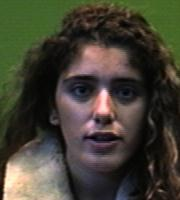
#> input picture faces94/female/9338535/9338535.11.jpg, 180 x 200 px, given in place of Bascha_P01_T03_K12_M_Adult_582_201905231743574.jpg, which was not available
$ jupyter execute --allow-errors 'Implémentation_Triplet_loss_stage2.ipynb'   (shell and % lines are left out)   (older library calls are emulated)   (text cells are left out)
#> lines starting #> are read from the running program, lines starting #| are printed output that depends on the picture; pictures that were not available may be replaced by others from this repository, and a replacement may not be noted
#> (a cell that did not finish here is left out)

[cell 2]
#!pip install git+https://github.com/tensorflow/docs

[cell 3]
#!pip install numba

#from google.colab import files
#files.upload()

[cell 4]
from google.colab import drive
drive.mount('/content/drive')
#!unzip -q /content/drive/"My Drive"/Stage/databaseAugSeg.zip
#!unzip -q /content/drive/"My Drive"/Stage/Database_newts.zip
#!unzip -q /content/drive/"My Drive"/Stage/datasetFinal.zip

[cell 5]
try:
  %tensorflow_version 2.x
except:
  pass

import tensorflow as tf
import numpy as np
import matplotlib.pyplot as plt
from tensorflow.keras import backend
from tensorflow.keras import layers
from tensorflow.keras import datasets
from tensorflow.keras import Sequential
from tensorflow.keras.preprocessing.image import save_img

from numpy import linalg as LA

import urllib

#import tensorflow_docs as tfdocs
#import tensorflow_docs.plots

import tensorflow_datasets as tfds

import PIL.Image

import matplotlib.pyplot as plt
import matplotlib as mpl
mpl.rcParams['figure.figsize'] = (12, 5)

import skimage
from skimage import measure
import numpy as np
from skimage.io import imread, imsave
import matplotlib.pyplot as plt
from skimage import transform
from skimage.transform import rotate, AffineTransform, swirl, resize
from skimage.util import random_noise
from skimage.filters import gaussian
from skimage import io, img_as_float, img_as_float64
from scipy import ndimage
from pathlib import Path

from random import random, uniform

import os
import pathlib
import shutil
import pandas as pd
import cv2
from google.colab.patches import cv2_imshow


import numba
from numba import jit

[cell 6]
tf.config.experimental.list_physical_devices('GPU')
#> (this line was passed over: tensorflow is not available in this run)

[cell 7]
from google.colab import drive
drive.mount('/content/drive')
#!cp '/content/drive/My Drive/slim.zip' slim.zip
#!unzip -q /content/drive/"My Drive"/Stage/aug_database_for_seg.zip

[cell 8]
""" the Mask RCNN has been implemented with Tensorflow 1.x
    Restart the runtime Tensorflow 2.x were imported.
"""

try:
  %tensorflow_version 1.4
except:
  pass

import tensorflow as tf
#tf.logging.set_verbosity(tf.logging.ERROR)


import os
import sys
import json
import datetime
import numpy as np
import skimage.draw

import os
import sys
import itertools
import math
import logging
import json
import re
import random
from collections import OrderedDict
import numpy as np
import matplotlib
import matplotlib.pyplot as plt
import matplotlib.patches as patches
import matplotlib.lines as lines
from matplotlib.patches import Polygon


# Root directory of the project
ROOT_DIR = os.path.abspath("/content/Mask_RCNN")

# Import Mask RCNN
sys.path.append(ROOT_DIR)  # To find local version of the library
# Root directory of the project
#ROOT_DIR = os.getcwd()
#if ROOT_DIR.endswith("samples/balloon"):
    # Go up two levels to the repo root
   # ROOT_DIR = os.path.dirname(os.path.dirname(ROOT_DIR))

# Import Mask RCNN
#sys.path.append(ROOT_DIR)

import mrcnn.utils
import mrcnn.visualize as visualize
from mrcnn.visualize import display_images
import mrcnn.model as modellib
from mrcnn.model import log

[cell 9]
""" Define useful paths and download the pretrained weights of the Mask RCNN """
# Root directory of the project
ROOT_DIR = os.path.abspath("/content/Mask_RCNN")

# Import Mask RCNN
sys.path.append(ROOT_DIR)  # To find local version of the library
from mrcnn.config import Config
from mrcnn import model as modellib, utils

# Path to trained weights file
COCO_WEIGHTS_PATH = os.path.join(ROOT_DIR, "mask_rcnn_coco.h5")

# Download COCO trained weights from Releases if needed
if not os.path.exists(COCO_WEIGHTS_PATH):
    utils.download_trained_weights(COCO_WEIGHTS_PATH)
#> (this line was passed over: mrcnn is not available in this run)


# Directory to save logs and model checkpoints, if not provided
# through the command line argument --logs
DEFAULT_LOGS_DIR = os.path.join(ROOT_DIR, "logs")

[cell 10]
############################################################
#  Configurations
############################################################


class NewtsConfig(Config):
    """Configuration for training on the toy  dataset.
    Derives from the base Config class and overrides some values.
    """
    # Give the configuration a recognizable name
    NAME = "newt"

    # We use a GPU with 12GB memory, which can fit two images.
    # Adjust down if you use a smaller GPU.
    IMAGES_PER_GPU = 2

    # Number of classes (including background)
    NUM_CLASSES = 1 + 1  # Background + newts

    # Number of training steps per epoch
    STEPS_PER_EPOCH = 100

    # Skip detections with < 90% confidence
    DETECTION_MIN_CONFIDENCE = 0.9

[cell 11]
############################################################
#  Dataset
############################################################

class NewtsDataset(utils.Dataset):

    def load_newts(self, dataset_dir, subset):
        """Load a subset of the newts dataset.
        dataset_dir: Root directory of the dataset.
        subset: Subset to load: train or val
        """
        # Add classes. We have only one class to add.
        self.add_class("newt_pattern", 1, "newt_pattern")

        # Train or validation dataset?
        #assert subset in ["train", "test"]
        #dataset_dir = os.path.join(dataset_dir, subset)

        # Load annotations
        # VGG Image Annotator (up to version 1.6) saves each image in the form:
        # { 'filename': '28503151_5b5b7ec140_b.jpg',
        #   'regions': {
        #       '0': {
        #           'region_attributes': {},
        #           'shape_attributes': {
        #               'all_points_x': [...],
        #               'all_points_y': [...],
        #               'name': 'polygon'}},
        #       ... more regions ...
        #   },
        #   'size': 100202
        # }
        # We mostly care about the x and y coordinates of each region
        # Note: In VIA 2.0, regions was changed from a dict to a list.
        #/content/images_annotated/via_export_newts.json
        annotations = json.load(open(os.path.join(dataset_dir, "via_export_newts_pattern.json")))
        annotations = list(annotations.values())  # don't need the dict keys

        # The VIA tool saves images in the JSON even if they don't have any
        # annotations. Skip unannotated images.
        annotations = [a for a in annotations if a['regions']]

        # Add images
        for a in annotations:
            # Get the x, y coordinaets of points of the polygons that make up
            # the outline of each object instance. These are stores in the
            # shape_attributes (see json format above)
            # The if condition is needed to support VIA versions 1.x and 2.x.
            if type(a['regions']) is dict:
                polygons = [r['shape_attributes'] for r in a['regions'].values()]
            else:
                polygons = [r['shape_attributes'] for r in a['regions']]

            # load_mask() needs the image size to convert polygons to masks.
            # Unfortunately, VIA doesn't include it in JSON, so we must read
            # the image. This is only managable since the dataset is tiny.
            image_path = os.path.join(dataset_dir, a['filename'])
            image = skimage.io.imread(image_path)
            height, width = image.shape[:2]

            self.add_image(
                "newt_pattern",
                image_id=a['filename'],  # use file name as a unique image id
                path=image_path,
                width=width, height=height,
                polygons=polygons)

    # [33 lines left out: functions load_mask, image_reference, not called in this run]

[cell 12]
config = NewtsConfig()
NEWTS_DIR = os.path.join(ROOT_DIR, "pattern_annotated")

[cell 13]
# Load dataset
# Get the dataset from the releases page
# https://github.com/matterport/Mask_RCNN/releases
dataset = NewtsDataset()
#dataset.load_newts(IMAGE_DIR, "train")
#> (the rest of this cell did not finish here and is left out)

#> (a cell that did not finish here is left out)

#> (a cell that did not finish here is left out)

[cell 16]
tf.compat.v1.logging.set_verbosity(tf.compat.v1.logging.ERROR)
#> (this line was passed over: tensorflow is not available in this run)

# [22 lines left out: function train, not called in this run]

#> (the rest of this cell did not finish here and is left out)

#> (a cell that did not finish here is left out)

[cell 18]
#measure.label()
def extract_image(img_path):
  """ method used to extract the greatest region in the mask output of the
  Mask RCNN.
  """
  image = skimage.io.imread(img_path, plugin='matplotlib')
  # Detect objects
  r = model.detect([image], verbose=1)[0]


  # Extract the greatest region
  try:
    labels_mask = measure.label(r['masks'])
  except ValueError:  #raised if `y` is empty.
    print('no region found.')
    return image

  # [4 lines of commented-out code are left out]
  try:
    regions = measure.regionprops(labels_mask)
  except ValueError:  #raised if `y` is empty.
    print("no region found.")
    return image
  regions.sort(key=lambda x: x.area, reverse=True)
  # [4 lines of commented-out code are left out]
  if len(regions) > 1:
    for rg in regions[1:]:
        labels_mask[rg.coords[:,0], rg.coords[:,1]] = 0


  labels_mask[labels_mask!=0] = 1
  mask = labels_mask
  #plt.imshow(np.squeeze(mask))

  if mask.shape[-1] > 0:
    # We're treating all instances as one, so collapse the mask into one layer
    mask = (np.sum(mask, -1, keepdims=True) >= 1)
    img_extracted = np.where(mask, image, 255).astype(np.uint8)
    image = img_extracted/255

  white = np.array([1, 1, 1])
  mask = np.abs(image - white).sum(axis=2) < 0.05

  # Find the bounding box of those pixels
  coords = np.array(np.nonzero(~mask))
  top_left = np.min(coords, axis=1)
  bottom_right = np.max(coords, axis=1)

  out = image[top_left[0]:bottom_right[0],
            top_left[1]:bottom_right[1]]


  # Save output
  #file_name = "newt_{:%Y%m%dT%H%M%S}.png".format(datetime.datetime.now())
  #skimage.io.imsave(file_name, img_extracted)


  return out

[cell 19]
""" Here is an example of what extract_image can do """

img_path = '/content/databaseAug/train/KM00710/Bascha_P01_T03_K12_M_Adult_582_201905231743574.jpg'
image = skimage.io.imread(img_path, plugin='matplotlib')
#> image is the input picture: shape (200, 180, 3); mean R, G, B 68, 65.1, 52.1
plt.imshow(image)
plt.show()

#> (the rest of this cell did not finish here and is left out)

[cell 20]
def random_brightness(rgb, show_result = False):
  """ Modify randomly the brightness of the input image """
  lab = skimage.color.rgb2lab(rgb)

  #plt.imshow(lab)
  brightness = uniform(-20, 20)

  #print(lab[:,:,0])
  lab[:,:,0] = lab[:,:,0] + brightness
  #print(np.max(lab[:,:,0]))
  #print(lab[:,:,0])
  rgb = skimage.color.lab2rgb(lab)
  if show_result:
    plt.imshow(rgb)
    plt.show()

  return rgb

imagePath = '/content/database/Bascha_P01_T06_K20_U_Adult_8012_20190719220609.jpg'
image = img_as_float(io.imread(imagePath))
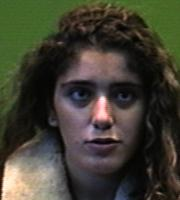
#> input picture faces94/female/9338535/9338535.13.jpg, 180 x 200 px, given in place of Bascha_P01_T06_K20_U_Adult_8012_20190719220609.jpg, which was not available
#image = image/255
#> (the rest of this cell did not finish here and is left out)

[cell 21]
def random_saturation(rgb, show_result = False):
  """ Modify randomly the saturation of the input image """
#> called with show_result = True
  hsv = skimage.color.rgb2hsv(rgb)
#> hsv: shape (200, 180, 3) float64; mean of channels 0, 1, 2 0.288, 0.314, 0.277

  #plt.imshow(hsv)
  saturation = uniform(-0.35, 0.35)

  #print(hsv[:,:,1])
  hsv[:,:,1] = hsv[:,:,1] + saturation
#> hsv: shape (200, 180, 3) float64; mean of channels 0, 1, 2 0.288, 0.555, 0.277
  #print(np.max(lab[:,:,0]))
  #print(hsv[:,:,1])
  rgb = skimage.color.hsv2rgb(hsv)
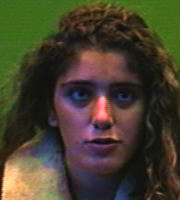
#> rgb: shape (200, 180, 3) float64; mean R, G, B 0.243, 0.216, 0.141; drawn with min black and max white

  if show_result:
    plt.imshow(rgb)
    plt.show()

  return rgb

imagePath = '/content/database/Bascha_P01_T06_K20_U_Adult_8012_20190719220609.jpg'
image = img_as_float(io.imread(imagePath))
#image = image/255
#image = img_adapteq
rgb = random_saturation(image, show_result=True)

[cell 22]
import matplotlib
import matplotlib.pyplot as plt
import numpy as np

from skimage import data, img_as_float
from skimage import exposure


matplotlib.rcParams['font.size'] = 8


def plot_img_and_hist(image, axes, bins=256):
    """Plot an image along with its histogram and cumulative histogram.

    """
    image = img_as_float(image)
    ax_img, ax_hist = axes
    ax_cdf = ax_hist.twinx()

    # Display image
    ax_img.imshow(image, cmap=plt.cm.gray)
    ax_img.set_axis_off()

    # Display histogram
    ax_hist.hist(image.ravel(), bins=bins, histtype='step', color='black')
    ax_hist.ticklabel_format(axis='y', style='scientific', scilimits=(0, 0))
    ax_hist.set_xlabel('Pixel intensity')
    ax_hist.set_xlim(0, 1)
    ax_hist.set_yticks([])

    # Display cumulative distribution
    img_cdf, bins = exposure.cumulative_distribution(image, bins)
    ax_cdf.plot(bins, img_cdf, 'r')
    ax_cdf.set_yticks([])

    return ax_img, ax_hist, ax_cdf

""" the purpose of this code is to compare different contrast enhancing methods
"""
# Load an example image
img = data.moon()
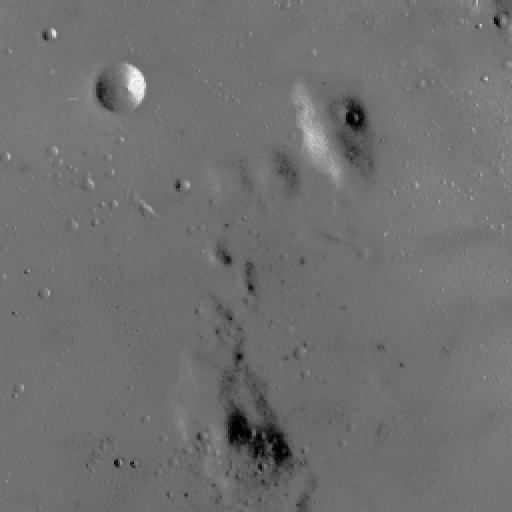
#> input picture skimage.data.moon(), 512 x 512 px
#> img is the input picture: shape (512, 512); min 0, max 255, mean 112.2
img = image
# Contrast stretching
p2, p98 = np.percentile(img, (2, 98))
#> p2 = 0.0235; p98 = 0.749
img_rescale = exposure.rescale_intensity(img, in_range=(p2, p98))
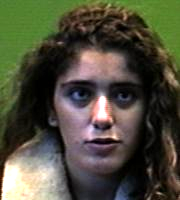
#> img_rescale: shape (200, 180, 3) float64; mean R, G, B 0.313, 0.308, 0.24

# Equalization
img_eq = exposure.equalize_hist(img)
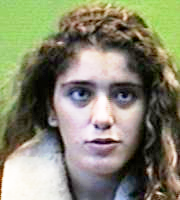
#> img_eq: shape (200, 180, 3) float64; mean R, G, B 0.533, 0.531, 0.44

# Adaptive Equalization
#img_adapteq[:,:,0] = exposure.equalize_adapthist(img[:,:,0], clip_limit=0.03)
#img_adapteq[:,:,1] = exposure.equalize_adapthist(img[:,:,1], clip_limit=0.03)
#img_adapteq[:,:,2] = exposure.equalize_adapthist(img[:,:,2], clip_limit=0.03)
img_adapteq = exposure.equalize_adapthist(img, clip_limit=0.03)
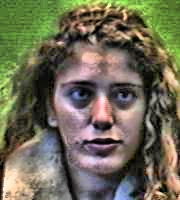
#> img_adapteq: shape (200, 180, 3) float64; mean R, G, B 0.436, 0.423, 0.338

# Display results
fig = plt.figure(figsize=(8, 5))
axes = np.zeros((2, 4), dtype=np.object)
axes[0, 0] = fig.add_subplot(2, 4, 1)
for i in range(1, 4):
    axes[0, i] = fig.add_subplot(2, 4, 1+i, sharex=axes[0,0], sharey=axes[0,0])
for i in range(0, 4):
    axes[1, i] = fig.add_subplot(2, 4, 5+i)

ax_img, ax_hist, ax_cdf = plot_img_and_hist(img, axes[:, 0])
#> in plot_img_and_hist, `img_cdf, bins = exposure.cumulative_distribution(image, bins)`: img_cdf = 256 values from 0.000991 to 1; bins = 256 values from 0.00195 to 0.998
ax_img.set_title('Low contrast image')

y_min, y_max = ax_hist.get_ylim()
#> y_min = 0; y_max = 1763
ax_hist.set_ylabel('Number of pixels')
ax_hist.set_yticks(np.linspace(0, y_max, 5))

ax_img, ax_hist, ax_cdf = plot_img_and_hist(img_rescale, axes[:, 1])
ax_img.set_title('Contrast stretching')

ax_img, ax_hist, ax_cdf = plot_img_and_hist(img_eq, axes[:, 2])
ax_img.set_title('Histogram equalization')

ax_img, ax_hist, ax_cdf = plot_img_and_hist(img_adapteq, axes[:, 3])
ax_img.set_title('Adaptive equalization')

ax_cdf.set_ylabel('Fraction of total intensity')
ax_cdf.set_yticks(np.linspace(0, 1, 5))

# prevent overlap of y-axis labels
fig.tight_layout()
plt.show()
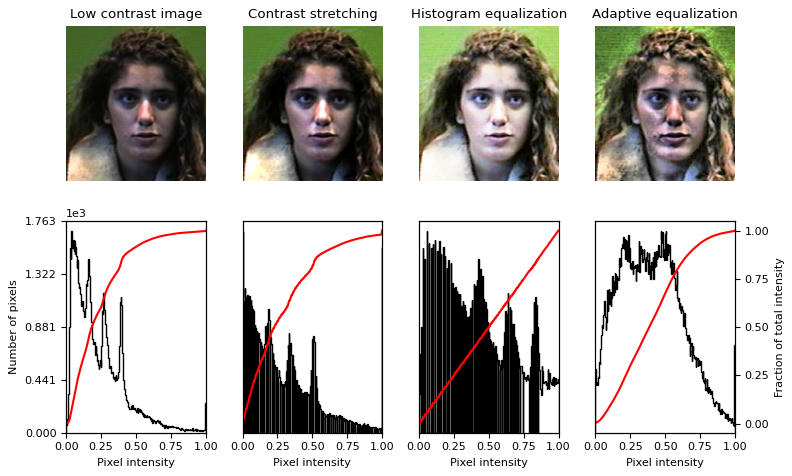
#> figure drawn by matplotlib, 12 panels; panel 12: curve peaks at x = 0.998, y = 1

[cell 23]
from sklearn import preprocessing


def pre_augmentation(img_path, preAug_path):
  """ augment each image from the base dataset so that the segmentation algorithm
  have to learn more robust features, to be able to accuratly extract newts in
  low-quality images """
#> called with img_path = '/content/database', preAug_path = '/content/databaseAug'

  path = Path(preAug_path)

  !rm -rf /content/databaseAug

  os.makedirs(preAug_path)
  for img_name in os.listdir(img_path):

    imagePath = img_path + '/' + img_name

    if os.path.isfile(imagePath):

      image = img_as_float(io.imread(imagePath))
      image = exposure.equalize_adapthist(image, clip_limit=0.03)
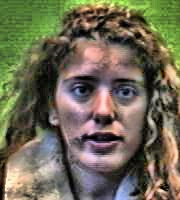
#> image: shape (200, 180, 3) float64; mean R, G, B 0.437, 0.42, 0.336
      image = random_saturation(image, show_result=False)
#> (the rest of the program and of its run is left out)
